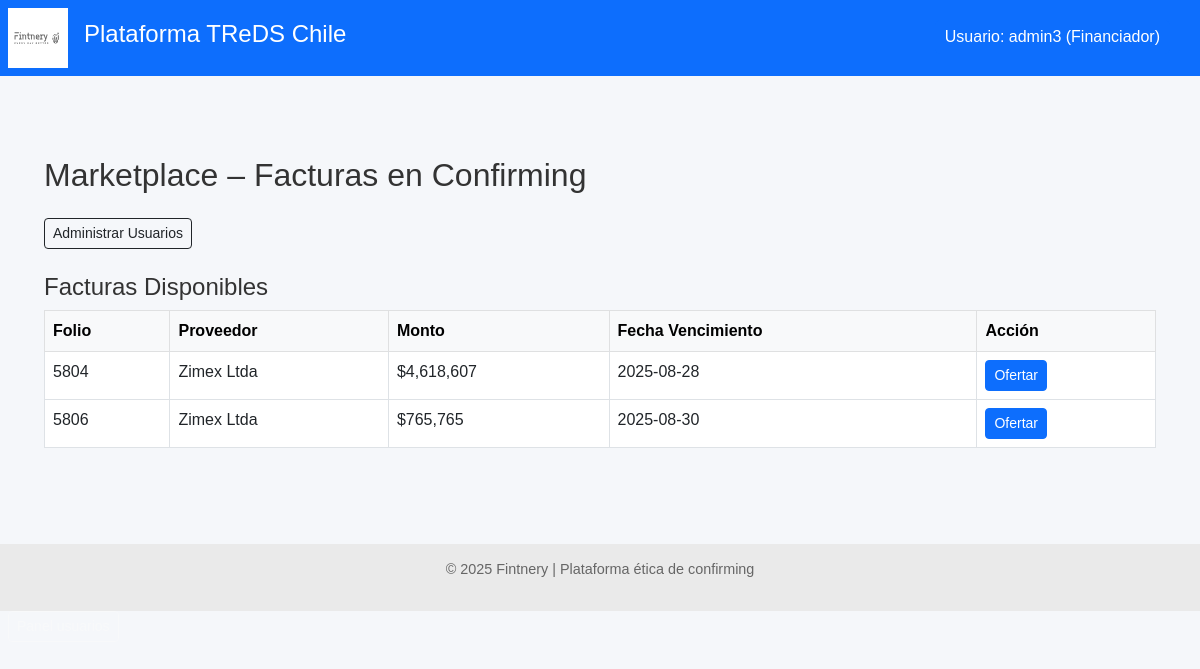
Page /financiador/marketplace (signed in) on the committed database.
### models.py (models this page shows)
class FacturaDB(Base):
    __tablename__ = "facturas"
    id = Column(Integer, primary_key=True, index=True)
    rut_emisor = Column(String, index=True)
    rut_receptor = Column(String)
    tipo_dte = Column(String)
    folio = Column(Integer)
    monto = Column(Integer)
    estado_dte = Column(String)
    razon_social_emisor = Column(String)
    razon_social_receptor = Column(String)
    fecha_emision = Column(Date)
    fecha_vencimiento = Column(Date)
    fecha_vencimiento_original = Column(Date, nullable=True)
    modificacion_aceptada_por_proveedor = Column(Boolean, nullable=True, default=None)
    confirming_solicitado = Column(Boolean, default=False)
    origen_confirmacion = Column(String, default="Desconocido")
    financiador_adjudicado = Column(Integer, ForeignKey("financiadores.id"), nullable=True)
    proveedor_id = Column(Integer, ForeignKey("proveedores.id"))
    proveedor = relationship("Proveedor", back_populates="facturas")
    pagador_id = Column(Integer, ForeignKey("pagadores.id"))
    pagador = relationship("Pagador", back_populates="facturas")
    ofertas = relationship("OfertaFinanciamiento", back_populates="factura")
    financiador = relationship(
        "Financiador",
        primaryjoin=Financiador.id == foreign(cast(financiador_adjudicado, Integer)), viewonly=True,
        uselist=False,
    )

class Financiador(Base):
    __tablename__ = "financiadores"
    id = Column(Integer, primary_key=True, index=True)
    nombre = Column(String, nullable=False)
    usuario = Column(String, unique=True, index=True, nullable=False)
    clave_hash = Column(String, nullable=False)
    fondo_id = Column(Integer, ForeignKey("fondos.id"), nullable=False)
    fondo = relationship("Fondo", back_populates="financiadores")
    es_admin = Column(Boolean, default=False)
    costo_fondos_mensual = Column(Float, default=0.0)  # ← Explicita unidad mensual
    fecha_costo_fondos = Column(Date, default=None)    # ← Fecha de carga más reciente
    condiciones = relationship(
        "CondicionesPorPagador",
        back_populates="financiador",
        cascade="all, delete-orphan"
    )
    ofertas = relationship("OfertaFinanciamiento", back_populates="financiador")

### routers/financiador.py (the view)
@router.get("/marketplace")
def ver_marketplace(request: Request, db: Session = Depends(get_db)):
    financiador_id = request.session.get("financiador_id")
    if not financiador_id:
        return RedirectResponse("/financiador/login", 303)
    financiador = db.query(Financiador).get(financiador_id)
    hoy = date.today()
    if not financiador.es_admin and financiador.fecha_costo_fondos != hoy:
        raise HTTPException(
            status_code=403,
            detail="Costo de fondos no disponible todavía. Intente más tarde.",
        )
    if financiador.es_admin and financiador.fecha_costo_fondos != hoy:
        return RedirectResponse("/financiador/costo-fondos", 303)
    disponibles = (
        db.query(FacturaDB)
        .filter(
            FacturaDB.estado_dte == "Confirming solicitado",
            FacturaDB.financiador_adjudicado.is_(None),
        )
        .all()
    )
    mias = (
        db.query(FacturaDB)
        .filter(
            FacturaDB.financiador_adjudicado == str(financiador_id),
            FacturaDB.estado_dte == "Confirming adjudicado",
        )
        .all()
    )
    otras = (
        db.query(FacturaDB)
        .filter(
            FacturaDB.estado_dte == "Confirming adjudicado",
            FacturaDB.financiador_adjudicado != str(financiador_id),
        )
        .all()
    )
    ofertas_propias = {
        o.factura_id: o
        for o in db.query(OfertaFinanciamiento)
        .filter_by(financiador_id=financiador_id)
        .all()
    }
    return templates.TemplateResponse(
        "marketplace_financiador.html",
        {
            "request": request,
            "financiador_nombre": financiador.nombre,
            "disponibles": disponibles,
            "mias": mias,
            "otras": otras,
            "ofertas_propias": ofertas_propias,
        },
    )

### templates/marketplace_financiador.html (shortened to what this page needs)
{% extends "base.html" %}
{% block content %}
<div class="container mt-5">
  <h2 class="mb-4">Marketplace – Facturas en Confirming</h2>
  {% if request.session.get("es_admin") %}
  <div class="mb-3">
    <a href="/financiador/usuarios" class="btn btn-outline-dark btn-sm">
      Administrar Usuarios
    </a>
  </div>
  {% endif %}
  {% if disponibles %}
  <h4 class="mt-4">Facturas Disponibles</h4>
  <div class="table-responsive">
    <table class="table table-bordered table-hover bg-white">
      <thead class="table-light">
        <tr>
          <th>Folio</th>
          <th>Proveedor</th>
          <th>Monto</th>
          <th>Fecha Vencimiento</th>
          <th>Acción</th>
        </tr>
      </thead>
      <tbody>
      {% for f in disponibles %}
        <tr>
          <td>{{ f.folio }}</td>
          <td>{{ f.razon_social_emisor }}</td>
          <td>${{ '{:,.0f}'.format(f.monto) }}</td>
          <td>{{ f.fecha_vencimiento }}</td>
          <td>
            {% if f.folio in ofertas_propias %}
              <form action="/financiador/ver-oferta/{{ ofertas_propias[f.folio].id }}" method="get" class="d-inline">
                <button class="btn btn-sm btn-outline-info">Ver oferta</button>
              </form>
              {% if f.estado_dte == "Confirming solicitado" %}
              <form action="/financiador/ofertar/{{ f.folio }}" method="get" class="d-inline">
                <button class="btn btn-sm btn-outline-primary">Editar oferta</button>
              </form>
              {% endif %}
            {% else %}
              <form action="/financiador/ofertar/{{ f.folio }}" method="get" class="d-inline">
                <button class="btn btn-sm btn-primary">Ofertar</button>
              </form>
            {% endif %}
          </td>
        </tr>
      {% endfor %}
      </tbody>
    </table>
  </div>
  {% endif %}
</div>
{% endblock %}

### templates/base.html (shortened to what this page needs)
<!DOCTYPE html>
<html lang="es">
<head>
    <link href="https://cdn.jsdelivr.net/npm/bootstrap@5.3.0/dist/css/bootstrap.min.css" rel="stylesheet">
    <link rel="stylesheet" href="/static/styles.css">
</head>
<body>
    <header class="main-header d-flex align-items-center bg-primary text-white p-2">
        <img src="/static/LogoFIntneryWeb.svg" alt="Fintnery" class="logo me-3" style="height: 60px;">
        <h1 class="titulo-principal">Plataforma TReDS Chile</h1>
    </header>
    <main>
        {% block content %}{% endblock %}
    </main>
    <footer class="footer text-center mt-5">
        <p>&copy; 2025 Fintnery | Plataforma ética de confirming</p>
    </footer>
    {% if financiador_nombre or proveedor_nombre or pagador_nombre %}
    <div style="position: absolute; top: 20px; right: 30px; color: white; background-color: #0d6efd; padding: 5px 10px; border-radius: 5px;">
        Usuario:
        {% if financiador_nombre %}{{ financiador_nombre }} (Financiador){% endif %}
    </div>
    {% endif %}
    {% if request.session.get('es_admin') %}
    <a href="/financiador/usuarios" class="btn btn-sm btn-outline-light ms-2">Panel usuarios</a>
    {% endif %}
</body>
</html>

### static/styles.css (style rules this page uses)
body { font-family: sans-serif; margin: 0; background-color: #f5f7fa; color: #333; }
.main-header { background-color: #1f3a93; color: white; padding: 1em; display: flex; align-items: center; }
.logo { height: 40px; margin-right: 15px; }
.titulo-principal { font-size: 1.5em; }
footer.footer { background-color: #eaeaea; text-align: center; padding: 1em; font-size: 0.9em; color: #666; }
main { padding: 2em; }

### rows in the picture
FacturaDB: folio "5804", razon_social_emisor "Zimex Ltda", monto "4,618,607", fecha_vencimiento "2025-08-28"
FacturaDB: folio "5806", razon_social_emisor "Zimex Ltda", monto "765,765", fecha_vencimiento "2025-08-30"
Financiador: nombre "admin3"
